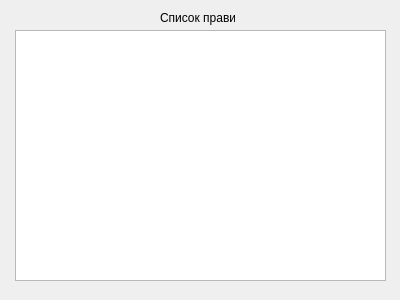
<?xml version="1.0" encoding="UTF-8"?>
<ui version="4.0">
 <class>GrammarViewer</class>
 <widget class="QWidget" name="GrammarViewer">
  <property name="geometry">
   <rect>
    <x>0</x>
    <y>0</y>
    <width>400</width>
    <height>300</height>
   </rect>
  </property>
  <property name="windowTitle">
   <string>Form</string>
  </property>
  <widget class="QLabel" name="label">
   <property name="geometry">
    <rect>
     <x>160</x>
     <y>10</y>
     <width>75</width>
     <height>16</height>
    </rect>
   </property>
   <property name="text">
    <string>Список правил</string>
   </property>
  </widget>
  <widget class="QListWidget" name="rulesList">
   <property name="geometry">
    <rect>
     <x>15</x>
     <y>30</y>
     <width>371</width>
     <height>251</height>
    </rect>
   </property>
  </widget>
 </widget>
 <resources/>
 <connections/>
</ui>
